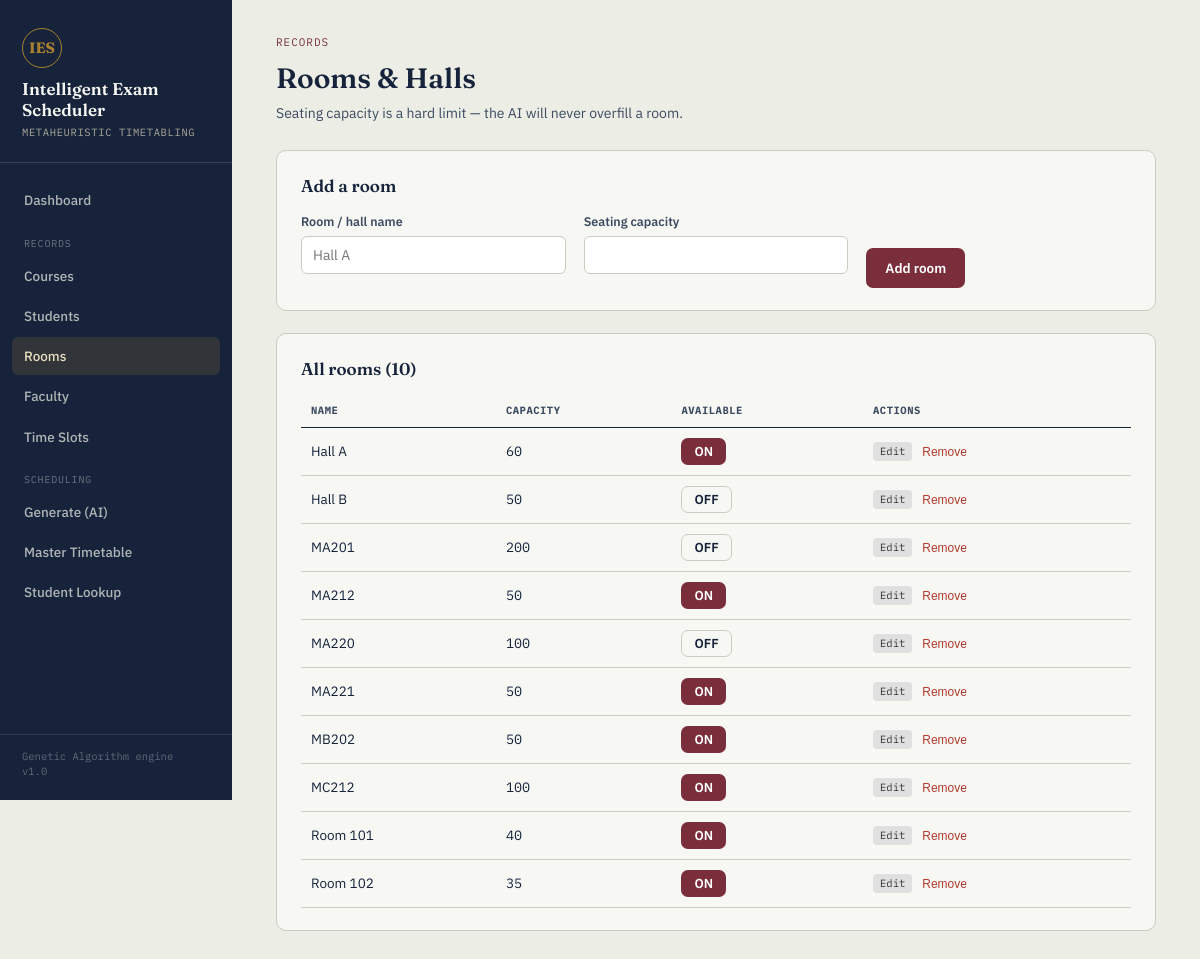
Screenshot of /rooms with the database file from the repository.
### tables this page shows
CREATE TABLE rooms (
    id INTEGER PRIMARY KEY AUTOINCREMENT,
    name TEXT NOT NULL UNIQUE,
    capacity INTEGER NOT NULL,
    is_active INTEGER DEFAULT 1
);

### app.py (the view, shortened to what this page needs)
@app.route("/rooms", methods=["GET", "POST"])
def rooms():
    conn = db.get_db()
    rows = conn.execute("SELECT * FROM rooms ORDER BY name").fetchall()
    conn.close()
    return render_template("rooms.html", rooms=rows, edit_item=None)

### db.py (called while the page is built)
def get_db():
    conn = sqlite3.connect(DB_PATH)
    conn.row_factory = sqlite3.Row
    conn.execute("PRAGMA foreign_keys = ON")
    return conn

### templates/rooms.html (shortened to what this page needs)
{% extends "base.html" %}
{% block content %}
<div class="page-head">
  <div>
    <p class="eyebrow">Records</p>
    <h2>Rooms &amp; Halls</h2>
    <p class="sub">Seating capacity is a hard limit — the AI will never overfill a room.</p>
  </div>
</div>
<div class="card" id="form-section">
  <h3>{% if edit_item %}Edit Room{% else %}Add a room{% endif %}</h3>
  <form method="POST" action="{{ url_for('edit_room', room_id=edit_item.id) if edit_item else url_for('rooms') }}" class="grid cols-3">
    <div>
      <label for="name">Room / hall name</label>
      <input type="text" id="name" name="name" value="{{ edit_item.name if edit_item else '' }}" placeholder="Hall A" required>
    </div>
    <div>
      <label for="capacity">Seating capacity</label>
      <input type="number" id="capacity" name="capacity" value="{{ edit_item.capacity if edit_item else '' }}" min="1" required>
    </div>
    <div style="align-self:end; display: flex; gap: 10px;">
      <button type="submit" class="btn btn-primary">{% if edit_item %}Update room{% else %}Add room{% endif %}</button>
    </div>
  </form>
</div>
<div class="card">
  <h3>All rooms ({{ rooms|length }})</h3>
  {% if rooms %}
  <table class="ledger">
    <tr>
      <th>Name</th>
      <th>Capacity</th>
      <th>Available</th>
      <th>Actions</th>
    </tr>
    {% for r in rooms %}
    <tr class="{% if edit_item and edit_item.id == r.id %}editing-row{% endif %}">
      <td>{{ r.name }}</td>
      <td class="mono">{{ r.capacity }}</td>
      <td>
        <form method="POST" action="{{ url_for('toggle_room', room_id=r.id) }}" style="margin:0;">
          <button type="submit" class="btn {% if r.is_active %}btn-primary{% else %}btn-ghost{% endif %}" style="padding:4px 12px; font-size:13px;">
            {% if r.is_active %}ON{% else %}OFF{% endif %}
          </button>
        </form>
      </td>
      <td>
        <div style="display:flex; gap:10px; align-items:center;">
          <a href="{{ url_for('edit_room', room_id=r.id) }}#form-section"
             class="tag" style="text-decoration:none; background:#e0e0e0; color:#333;">
            Edit
          </a>
          <form method="POST" action="{{ url_for('delete_room', room_id=r.id) }}"
                style="margin:0;" onsubmit="return confirm('Remove {{ r.name }}?');">
            <button type="submit" class="btn-danger-text" style="padding:0;">Remove</button>
          </form>
        </div>
      </td>
    </tr>
    {% endfor %}
  </table>
  {% else %}
  <div class="empty">No rooms yet. Add the first one above.</div>
  {% endif %}
</div>
{% endblock %}

### static/style.css (style rules this page uses)
:root { --ink: #16233B; --ink-soft: #3D4A61; --paper: #ECEEE6; --paper-raised: #F7F8F3; --rule: #C9CCC0; --oxblood: #7A2E3B; --oxblood-dark: #5E212C; --brass: #A9812F; --brass-light: #EADFC0; --good: #3C6E47; --good-bg: #E4EEE3; --bad: #B23A2E; --bad-bg: #F5E3DF; --font-display: 'Fraunces', Georgia, serif; --font-body: 'IBM Plex Sans', -apple-system, sans-serif; --font-mono: 'IBM Plex Mono', 'Courier New', monospace; --sidebar-w: 232px; }
* { box-sizing: border-box; }
html, body { margin: 0; padding: 0; background: var(--paper); color: var(--ink); font-family: var(--font-body); font-size: 15px; line-height: 1.5; }
a { color: inherit; }
.page-head { margin-bottom: 26px; display: flex; align-items: baseline; justify-content: space-between; gap: 20px; flex-wrap: wrap; }
.page-head h2 { font-family: var(--font-display); font-size: 28px; font-weight: 600; margin: 0 0 4px; }
.page-head .eyebrow { font-family: var(--font-mono); font-size: 11px; letter-spacing: 0.09em; text-transform: uppercase; color: var(--oxblood); margin: 0 0 6px; }
.page-head .sub { color: var(--ink-soft); margin: 0; font-size: 14px; }
.card { background: var(--paper-raised); border: 1px solid var(--rule); border-radius: 10px; padding: 22px 24px; margin-bottom: 22px; }
.card h3 { font-family: var(--font-display); font-size: 17px; font-weight: 600; margin: 0 0 14px; }
.grid { display: grid; gap: 18px; }
.grid.cols-3 { grid-template-columns: repeat(3, 1fr); }
label { display: block; font-size: 12.5px; font-weight: 600; color: var(--ink-soft); margin-bottom: 5px; }
input[type=text], input[type=number], input[type=date], input[type=time], select, textarea { width: 100%; font-family: var(--font-body); font-size: 14px; padding: 9px 11px; border: 1px solid var(--rule); border-radius: 6px; background: #fff; color: var(--ink); margin-bottom: 14px; }
.btn { display: inline-flex; align-items: center; gap: 7px; font-family: var(--font-body); font-weight: 600; font-size: 13.5px; padding: 10px 18px; border-radius: 7px; border: 1px solid transparent; cursor: pointer; text-decoration: none; }
.btn-primary { background: var(--oxblood); color: #fff; }
.btn-ghost { background: transparent; border-color: var(--rule); color: var(--ink); }
.btn-danger-text { background: none; border: none; color: var(--bad); font-size: 12px; cursor: pointer; padding: 4px 6px; }
table.ledger { width: 100%; border-collapse: collapse; font-size: 13.5px; }
table.ledger th { text-align: left; font-family: var(--font-mono); font-size: 10.5px; letter-spacing: 0.05em; text-transform: uppercase; color: var(--ink-soft); border-bottom: 1.5px solid var(--ink); padding: 8px 10px; }
table.ledger td { padding: 10px 10px; border-bottom: 1px solid var(--rule); vertical-align: middle; }
.mono { font-family: var(--font-mono); }
.tag { display: inline-block; font-family: var(--font-mono); font-size: 10.5px; padding: 2px 7px; border-radius: 4px; background: var(--brass-light); color: var(--oxblood-dark); }

### rows the page displays
rooms: name "Hall A", capacity "60", is_active "ON"
rooms: name "Hall B", capacity "50", is_active "OFF"
rooms: name "MA201", capacity "200", is_active "OFF"
rooms: name "MA212", capacity "50", is_active "ON"
rooms: name "MA220", capacity "100", is_active "OFF"
rooms: name "MA221", capacity "50", is_active "ON"
rooms: name "MB202", capacity "50", is_active "ON"
rooms: name "MC212", capacity "100", is_active "ON"
rooms: name "Room 101", capacity "40", is_active "ON"
rooms: name "Room 102", capacity "35", is_active "ON"

### other values shown
{{ rooms|length }} "10"
